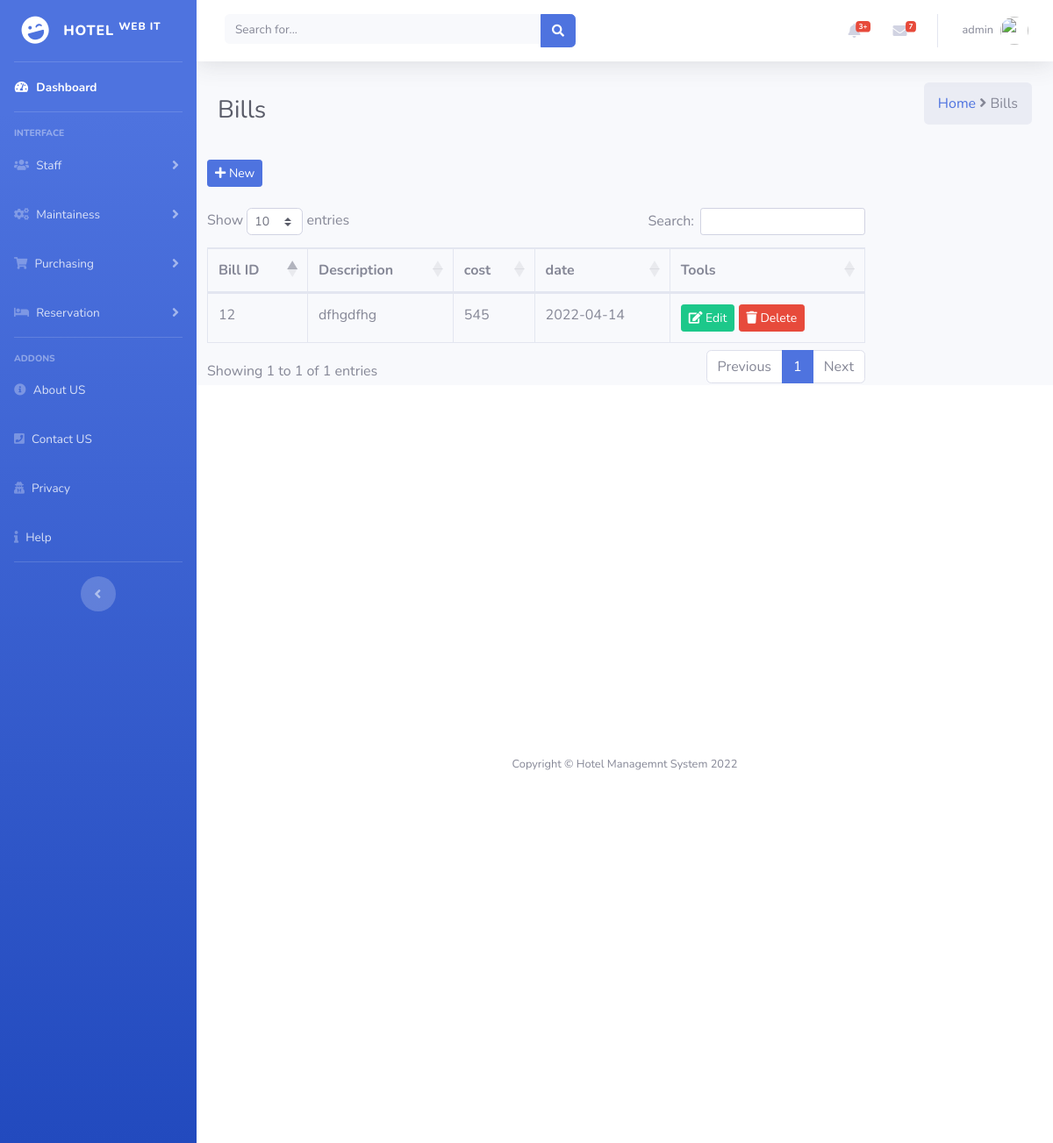
Before: /pages/manage_bill.php with the older database file.
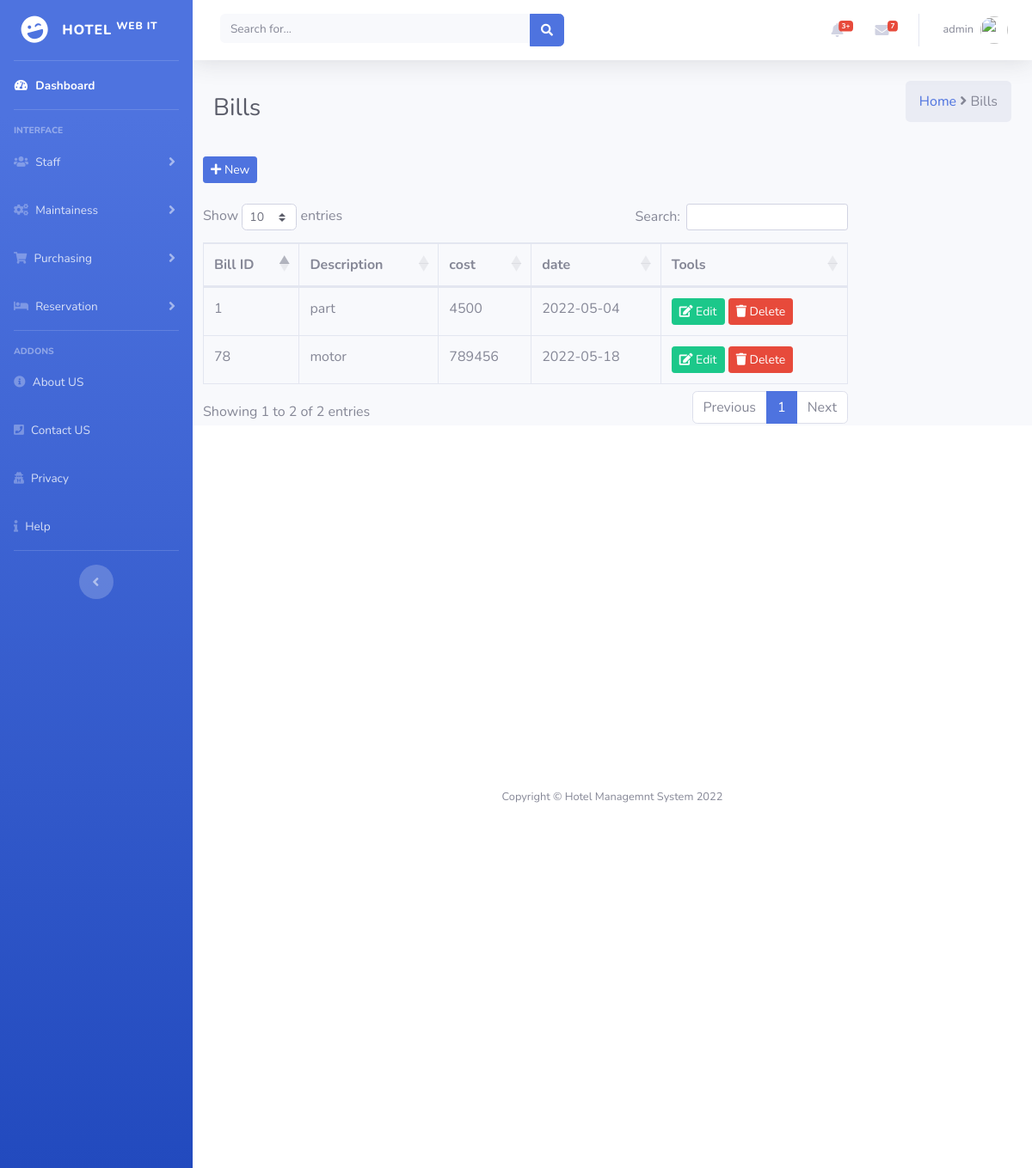
After: the same page with the newer database file.
### tables this page shows
CREATE TABLE `bill` (
  `id` int(10) NOT NULL,
  `bid` int(20) NOT NULL,
  `bdes` varchar(500) NOT NULL,
  `bcost` varchar(100) NOT NULL,
  `bdate` date NOT NULL
);

### pages/modal/Bill_read.php (called while the page is built)
<?php
include "/xampp/htdocs/systemhotel/controller/config.php";
$sql = "SELECT * FROM bill ORDER BY id DESC";
$result = mysqli_query($connection, $sql);

### pages/manage_bill.php (the view, shortened to what this page needs)
<?php
include('../includes/header.php');
include('../includes/navbar1.php');
include "/xampp/htdocs/systemhotel/pages/modal/Bill_read.php";
?>
<div class="container-fluid">
    <div class="d-sm-flex align-items-center justify-content-between mb-4">
        <h1 class="h3 mb-0 text-gray-800">Bills</h1>
        <ol class="breadcrumb">
            <li><a href="#"> Home </a></li>
            <li>&nbsp;<i class="fa fa-angle-right" aria-hidden="true"></i>&nbsp;</li>
            <li class="active">Bills</li>
        </ol>
    </div>
    <div class="row">
      <div class="col-xs-12">
        <div class="box">
          <div class="box-header with-border">
              <a href="bills.php" class="btn btn-primary btn-sm btn-flat"><i class="fa fa-plus"></i> New</a>
          </div>&nbsp;&nbsp;
          <div class="box-body">
            <?php if (mysqli_num_rows($result)) { ?>
            <table class="table table-bordered" id="example">
              <thead>
                <th>Bill ID</th>
                <th>Description</th>
                <th>cost</th>
                <th>date</th>
                <th>Tools</th>
              </thead>
              <tbody>
              <?php
			  	      while($rows = mysqli_fetch_assoc($result)){
			  	    ?>
                <tr>
                  <td><?=$rows['bid'];?></td>
                  <td><?php echo $rows['bdes']; ?></td>
                  <td><?php echo $rows['bcost']; ?></td>
                  <td><?php echo $rows['bdate']; ?></td>
                  <td>
                    <a href="Bill-update.php?id=<?=$rows['id']?>" class="btn btn-success btn-sm btn-flat edit"><i class='fa fa-edit'></i> Edit</a></button>
                    <a href="modal/Bill_delete.php?id=<?=$rows['id']?>"  class="btn btn-danger btn-sm btn-flat delete"><i class='fa fa-trash'></i> Delete</a></button>
                  </td>
                </tr>
                <?php } ?>
              </tbody>
            </table>
            <?php } ?>
          </div>
        </div>
      </div>
    </div>
</div>
<?php
include('../includes/footer.php');
?>

Changed rows visible on the page:
removed bill: bid "12", bdes "dfhgdfhg", bcost "545", bdate "2022-04-14"
added bill: bid "78", bdes "motor", bcost "789456", bdate "2022-05-18"
added bill: bid "1", bdes "part", bcost "4500", bdate "2022-05-04"
Other visible differences:
text written by a page script: "Show entries Search: Showing 1 to 1 of 1 entries Previous 1 Next" → "Show entries Search: Showing 1 to 2 of 2 entries Previous 1 Next"
